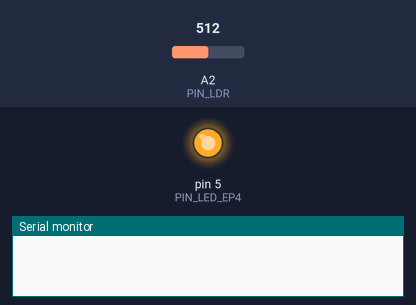
Bench run of a sketch on a simulated Arduino Mega 2560, built with avr-gcc and run on an emulated ATmega2560. On the bench: output pins drawn as LEDs (lit = HIGH), the last lines printed to the serial monitor. The test bench sets the inputs (shaded band); at power-on: A2 (PIN_LDR) = 512.

Above: at 0.1 s.
At 2.1 s:
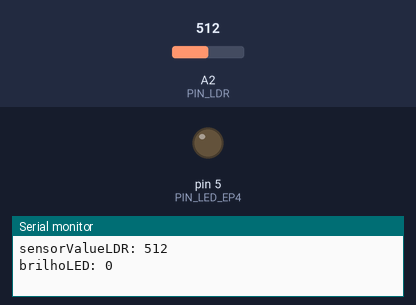
Timing chart, 0 to 3.6 s (numbered marks = the images above):
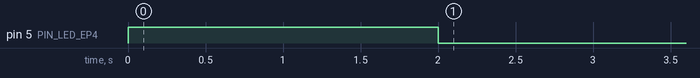

The sketch:

EP4.ino
```cpp
/**
 * @file EP4.ino
 * @brief EP4 – Iluminação noturna de presença
 * @date 08/01/2018
 * @authors @authors Afonso Santos (nr. 2130653) & Natanael Godinho (nr. 2110634)
 * @state OK com map(). ver 2 detalhes
 */

/**
 * LIGAÇÕES: @Arduino 'Mega 2560'
 * 5 V -> USB
 * GND -> breadboard
 * Pin A2 -> LDR + (A2) + Res. 22 kOhm
 * Pin 9 -> LED verde
 *
 * @LDR - luminosidade
 * + -> 5V
 * - -> V_out, Res. 22 kOhm + Arduino/Pin A2
 *
 * @LED verde
 * + -> Res. 330 Ohm + Arduino/Pin 9
 * - -> GND
 */

// Atribuição dos pinos do Arduino
const int PIN_LDR = A2;
const int PIN_LED_EP4 = 5;      // verde, Pin com PWM (IMPORTANTE)    TODO: Mega/Pin 9

// Valores pré-definidos no enunciado
const int MIN_PERC_BRILHO = 0;        // Brilho mín., quando "luz ambiente normal"
const int MAX_PERC_BRILHO = 255;      // Brilho máx., quando "ausência de luz"
const int MAX_BRILHO_MADRUGADA = 128;     // Metade do brilho máximo = 127.5
const int DELTA_T4 = 10000;               // 10 s para simular as 04:00h da madrugada [Segundos]

// Variáveis globais do programa
const int VALOR_MIN_LUZ = 50;        // Valor min. de voltagem (LDR tapada) =
const int VALOR_MAX_LUZ = 1000;      // Valor máx. de voltagem (LDR a descoberta) =
const int TEMPO_MADRUGADA = 10000;     // Simulação da 04:00 da madrugada. 10 s [Milissegundos]
unsigned long instanteAtual_Ep4 = 0;
boolean isMadrugada = false;           // Declara a variável com valor '0'

// Declaração de funções
int funcaoEp4(int maxBrilho);

void setup() {
  Serial.begin(9600);

  pinMode(PIN_LED_EP4, OUTPUT);

  // Acender o LED durante 2 s no arranque do sistema
  digitalWrite(PIN_LED_EP4, HIGH);
  delay(2000);
  digitalWrite(PIN_LED_EP4, LOW);
}

void loop() {
  int sensorValueLDR_Ep4 = 0;

  instanteAtual_Ep4 = millis();       // Contar milisegundos desde o arranque do sistema

  if (instanteAtual_Ep4 >= DELTA_T4) {
    // Já passaram os 10 s desde o arranque do programa, significa que já é 'madrugada'
    isMadrugada = true;
    //Serial.println(isMadrugada);
    Serial.println(">>> Passaram 10 s desde arranque. Madrugada!! <<<");   // debug
    sensorValueLDR_Ep4 = funcaoEp4(MAX_BRILHO_MADRUGADA);
  } else {
    isMadrugada = false;
    //Serial.println(isMadrugada);
    sensorValueLDR_Ep4 = funcaoEp4(MAX_PERC_BRILHO);
  }

  /*if ((instanteAtual_Ep4 >= DELTA_T4) && isMadrugada == false) {
    Serial.println(">>>>>>>>> HORA: 04:00h | É Madrugada! <<<<<<<<<");   // debug
    mensagemMadrugada = true;
    // TODO: alterar qd tiver forma de sair da MADRUGADA
  } */

  delay(1000);
}

/**
 * @brief Recebe o brilho máximo a aplicar, lê a luminosidade existente e atua sobre o sistema de iluminação
 * @params Valor máximo do brilho, em função da hora
 * @return Valor da luminosidade
 */
int funcaoEp4(int maxBrilho) {
  int sensorValueLDR = 0;
  int declive = 0;
  int maxBrilhoEntradaFuncao = 0;
  int brilhoLED = 0;

  /**
   * Valores lidos c/ LDR do Natanael:
   * sensorValueLDR: min: 50; max: 1000
   * voltageLDR: min: 2.1; max: 4.9
   */
  /**
   * Valores lidos c/ LDR do Labº:
   * sensorValueLDR: min: ; max:
   * voltageLDR: min: 2.00; max: 4.50   (no RP3-c)
   */
  maxBrilhoEntradaFuncao = maxBrilho;

  sensorValueLDR = analogRead(PIN_LDR);
  Serial.print("sensorValueLDR: ");
  Serial.println(sensorValueLDR);      // debug

  /**
   * x = Luminosidade LDR (VALOR_MAX_LUZ, VALOR_MIN_LUZ)
   * y = Brilho LED (MIN_PERC_BRILHO, MAX_PERC_BRILHO ou MAX_BRILHO_MADRUGADA)
   * Declive: m = (y1 - y0) / (x1 - x0)
   * Equação da reta: y = y0 + m(x - x0)
   */
  // 1ª forma       // TODO: test: evita valores negativos?
  declive = (MIN_PERC_BRILHO - maxBrilhoEntradaFuncao) / (VALOR_MAX_LUZ - VALOR_MIN_LUZ);
  brilhoLED = MIN_PERC_BRILHO + (declive * (sensorValueLDR - VALOR_MIN_LUZ));


  //brilhoLED = (maxBrilhoEntradaFuncao / (VALOR_MIN_LUZ - VALOR_MAX_LUZ)) * (sensorValueLDR - VALOR_MAX_LUZ);
  //brilhoLED = constrain(brilhoLED, MIN_PERC_BRILHO, maxBrilhoEntradaFuncao);

  /* 2ª forma: OK
  brilhoLED = map(x_IN, x0, x1, y0, y1)
  /*brilhoLED = map(sensorValueLDR, VALOR_MIN_LUZ, VALOR_MAX_LUZ, maxBrilhoEntradaFuncao, MIN_PERC_BRILHO);
      // brilhoLED = map(sensorValueLDR, 0, 1023, 255, 0);
  brilhoLED = constrain(brilhoLED, MIN_PERC_BRILHO, maxBrilhoEntradaFuncao);  */

  analogWrite(PIN_LED_EP4, brilhoLED);
  delay(30);       // Esperar 30 ms para ser o efeito da alteração do brilho do LED [Milisegundos]
  Serial.print("brilhoLED: ");
  Serial.println(brilhoLED);
  Serial.print(" ");

  return sensorValueLDR;
}
```
